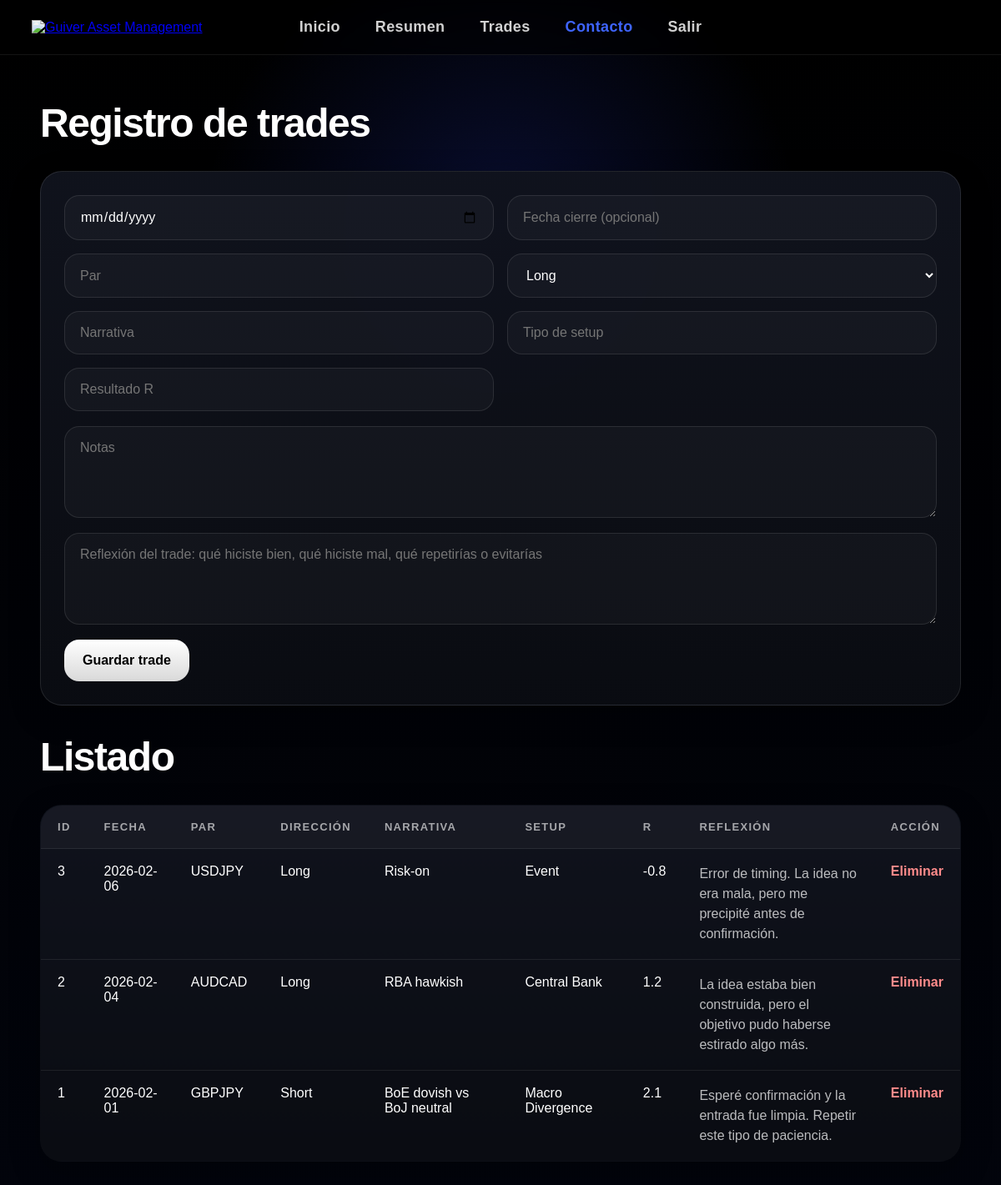
/trades (signed in), run on an earlier commit of the app's database.
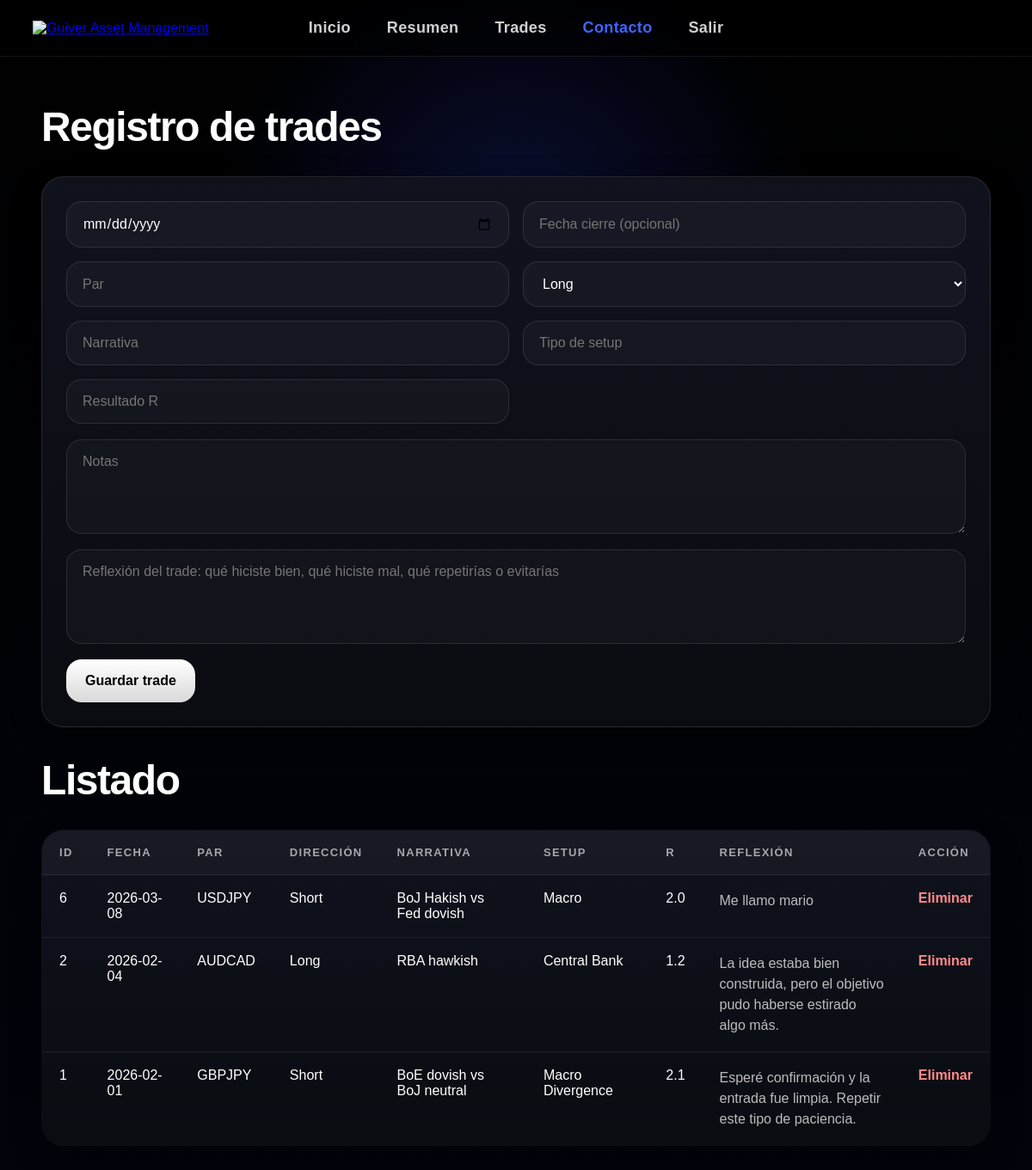
And on a later commit of the database.
### tables this page shows
CREATE TABLE trades (
            id INTEGER PRIMARY KEY AUTOINCREMENT,
            open_date TEXT NOT NULL,
            close_date TEXT,
            pair TEXT NOT NULL,
            direction TEXT NOT NULL,
            narrative TEXT NOT NULL,
            setup_type TEXT NOT NULL,
            result_r REAL NOT NULL,
            notes TEXT,
            reflection TEXT
        );

### app.py (the view, shortened to what this page needs)
@app.route("/trades", methods=["GET", "POST"])
@login_required
def trades():
    all_trades = get_all_trades()
    return render_template("trades.html", trades=all_trades)

### app.py (called while the page is built)
def login_required(f):
    @wraps(f)
    def decorated_function(*args, **kwargs):
        if not session.get("authenticated"):
            return redirect(url_for("login"))
        return f(*args, **kwargs)
    return decorated_function

### database.py (called while the page is built)
def get_connection():
    conn = sqlite3.connect(DB_PATH)
    conn.row_factory = sqlite3.Row
    return conn

def get_all_trades():
    conn = get_connection()
    trades = conn.execute("SELECT * FROM trades ORDER BY open_date DESC, id DESC").fetchall()
    conn.close()
    return trades

### templates/trades.html (shortened to what this page needs)
{% extends "base.html" %}
{% block content %}
<main>
    <h2>Registro de trades</h2>
    <section class="form-box">
        <form method="POST" class="trade-form">
            <div class="grid">
                <input type="date" name="open_date" required>
                <input type="text" name="close_date" placeholder="Fecha cierre (opcional)">
                <input type="text" name="pair" placeholder="Par" required>
                <select name="direction" required>
                    <option value="Long">Long</option>
                </select>
                <input type="text" name="narrative" placeholder="Narrativa" required>
                <input type="text" name="setup_type" placeholder="Tipo de setup" required>
                <input type="number" step="0.01" name="result_r" placeholder="Resultado R" required>
            </div>
            <textarea name="notes" placeholder="Notas"></textarea>
            <textarea name="reflection" placeholder="Reflexión del trade: qué hiciste bien, qué hiciste mal, qué repetirías o evitarías"></textarea>
            <button type="submit">Guardar trade</button>
        </form>
    </section>
    <h2>Listado</h2>
    <table>
        <thead>
            <tr>
                <th>ID</th>
                <th>Fecha</th>
                <th>Par</th>
                <th>Dirección</th>
                <th>Narrativa</th>
                <th>Setup</th>
                <th>R</th>
                <th>Reflexión</th>
                <th>Acción</th>
            </tr>
        </thead>
        <tbody>
            {% for trade in trades %}
            <tr>
                <td>{{ trade.id }}</td>
                <td>{{ trade.open_date }}</td>
                <td>{{ trade.pair }}</td>
                <td>{{ trade.direction }}</td>
                <td>{{ trade.narrative }}</td>
                <td>{{ trade.setup_type }}</td>
                <td>{{ trade.result_r }}</td>
                <td class="reflection-cell">{{ trade.reflection }}</td>
                <td>
                    <a class="delete-btn" href="{{ url_for('delete', trade_id=trade.id) }}">Eliminar</a>
                </td>
            </tr>
            {% endfor %}
        </tbody>
    </table>
</main>
{% endblock %}

What changed in the data, as far as the page shows it:
removed trades: id "3", open_date "2026-02-06", pair "USDJPY", direction "Long", narrative "Risk-on", setup_type "Event", result_r "-0.8", reflection "Error de timing. La idea no era mala, pero me precipité antes de confirmación."
added trades: id "6", open_date "2026-03-08", pair "USDJPY", direction "Short", narrative "BoJ Hakish vs Fed dovish", setup_type "Macro", result_r "2.0", reflection "Me llamo mario"
